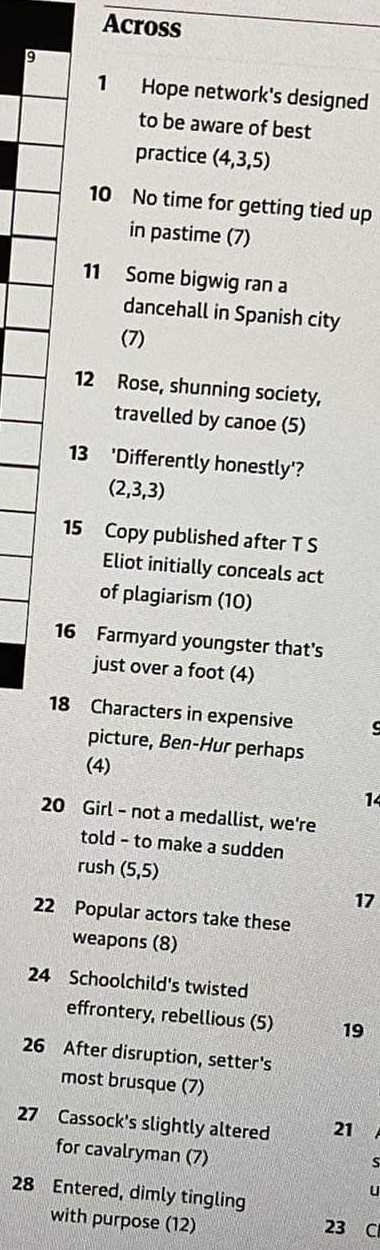
#> input picture cryptic_solver/image_processing/inputs/3across.jpeg, 380 x 1250 px
$ python -i text_recognition.py   (imports and definitions only)
#> lines starting #> are read from the running program, lines starting #| are printed output that depends on the picture; after the words box and inside, x2 and y2 are one past the last pixel; in counts of white or black regions, pixels touching at a corner belong together
import pytesseract
import cv2
import re
# import easyocr
# [2 lines not run here, left out]

# reader = easyocr.Reader(['en'])


def preprocess_original(image):
    image = get_grayscale(image)
    return image


def preprocess(image):
    gray = get_grayscale(image)
    blurred = remove_noise(gray)
    thresh = thresholding(blurred)

    image = thresh
    return image


# [297 lines left out: functions postprocess_text, postprocess_text_with_conf, make_text, read_text_multimodal, sufficiently_overlap, parse_ocr and 2 more, not called in this run]


def distance_transform(image):
    return cv2.distanceTransform(image, cv2.DIST_L2, 5)


def adaptive_thresholding(image):
    return cv2.adaptiveThreshold(image, 255, cv2.ADAPTIVE_THRESH_GAUSSIAN_C, cv2.THRESH_BINARY, 71, 6)


def thresholding(image):
    return cv2.threshold(image, 0, 255, cv2.THRESH_BINARY + cv2.THRESH_OTSU)[1]


def remove_noise(image):
    image = cv2.GaussianBlur(image, (5, 5), 0)
    return cv2.bilateralFilter(image, 9, 65, 75)


def get_grayscale(image):
    return cv2.cvtColor(image, cv2.COLOR_BGR2GRAY)


# [17 lines left out: function get_int, not called in this run]


# [5 lines not run here, left out]

>>> import cv2
>>> picture = cv2.imread('inputs/3across.jpeg')
#> picture is the input picture: shape (1250, 380, 3); mean B, G, R 186.4, 191.2, 192.7
>>> result = preprocess(picture)
#> in remove_noise, `image = cv2.GaussianBlur(image, (5, 5), 0)`:
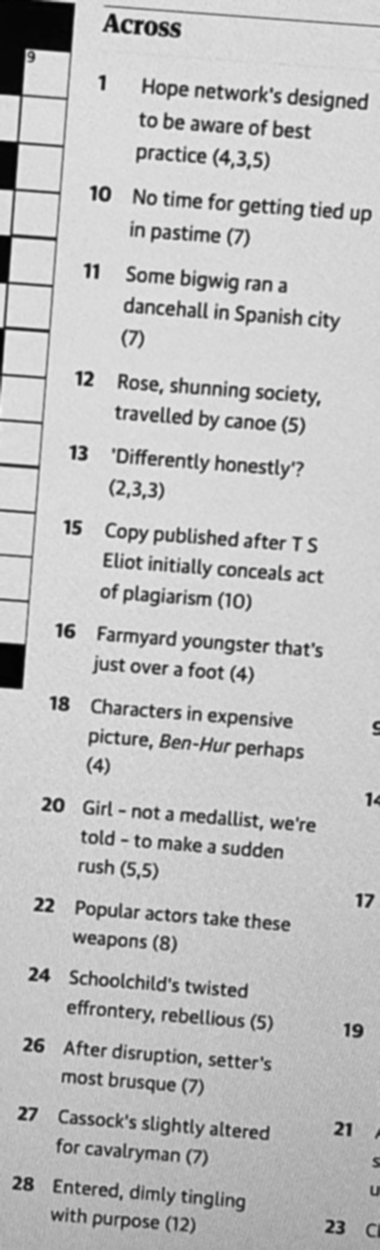
#> image: shape (1250, 380); min 1, max 243, mean 191.1
#> in remove_noise, `return cv2.bilateralFilter(image, 9, 65, 75)`:
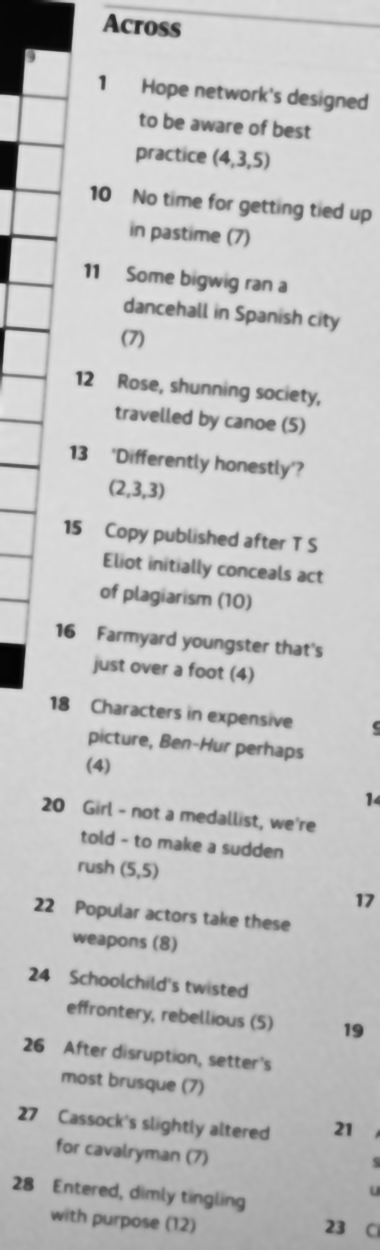
#> returned value: shape (1250, 380); min 3, max 230, mean 191.5
#> in thresholding, `return cv2.threshold(image, 0, 255, cv2.THRESH_BINARY + cv2.THRESH_OTS..`:
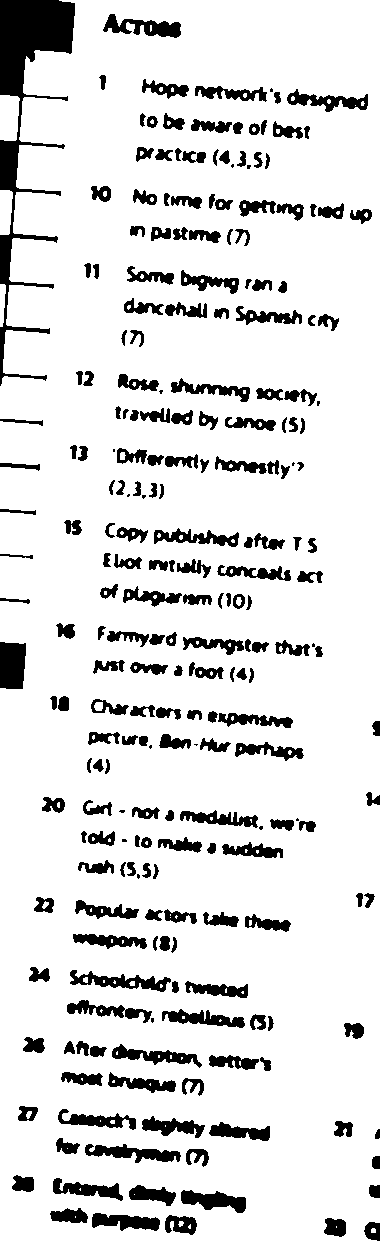
#> returned value: shape (1250, 380); 87.6% white; 240 black regions (18 under 20 px), largest, box (x1, y1, x2, y2) and area: (0, 0, 75, 386) 7947, (0, 642, 26, 689) 1129, (85, 1144, 181, 1163) 923

$ run again, on cryptic_solver/image_processing/inputs/3down.jpeg
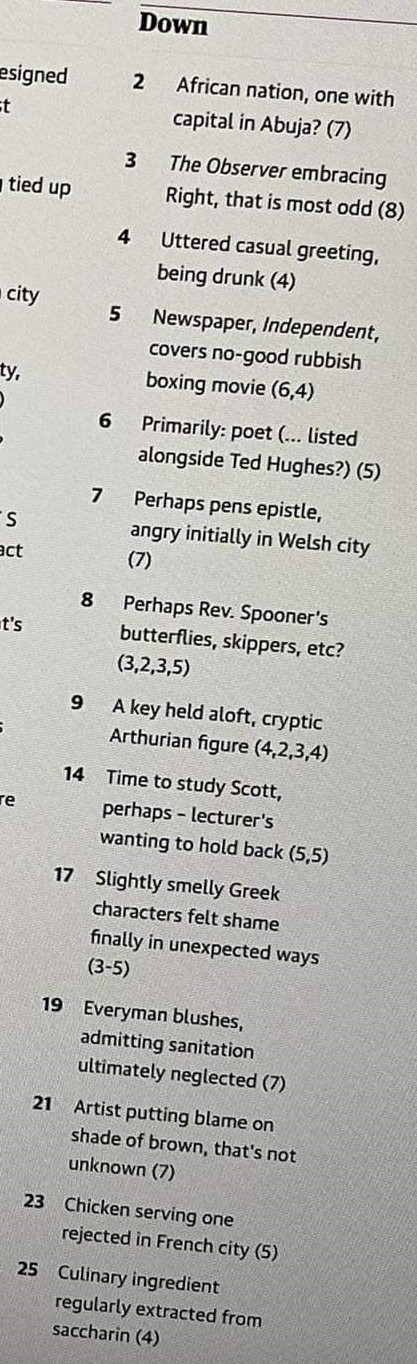
#> input picture cryptic_solver/image_processing/inputs/3down.jpeg, 417 x 1364 px
#> picture is the input picture: shape (1364, 417, 3); mean B, G, R 176.6, 181.5, 182.2
#> in remove_noise, `image = cv2.GaussianBlur(image, (5, 5), 0)`:
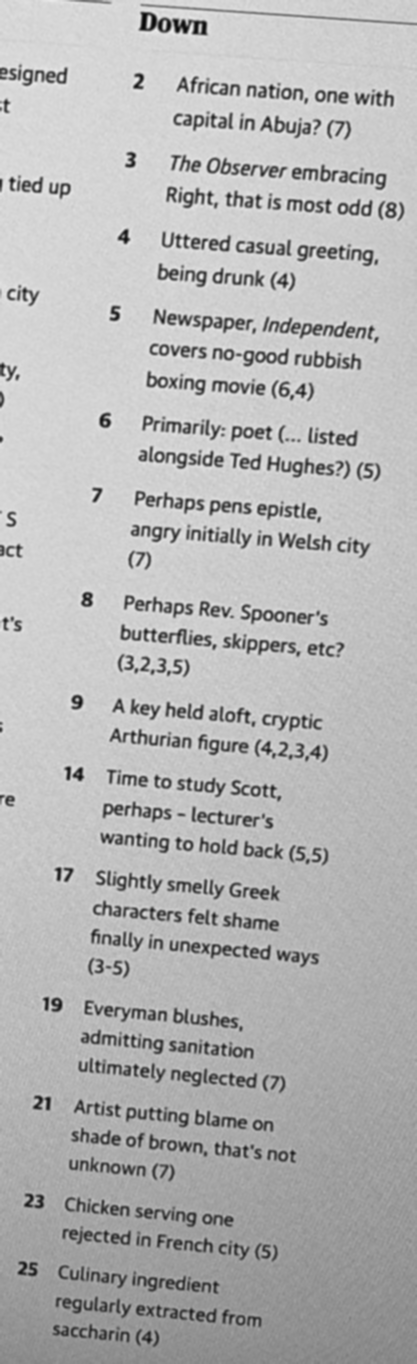
#> image: shape (1364, 417); min 8, max 239, mean 181.1
#> in thresholding, `return cv2.threshold(image, 0, 255, cv2.THRESH_BINARY + cv2.THRESH_OTS..`:
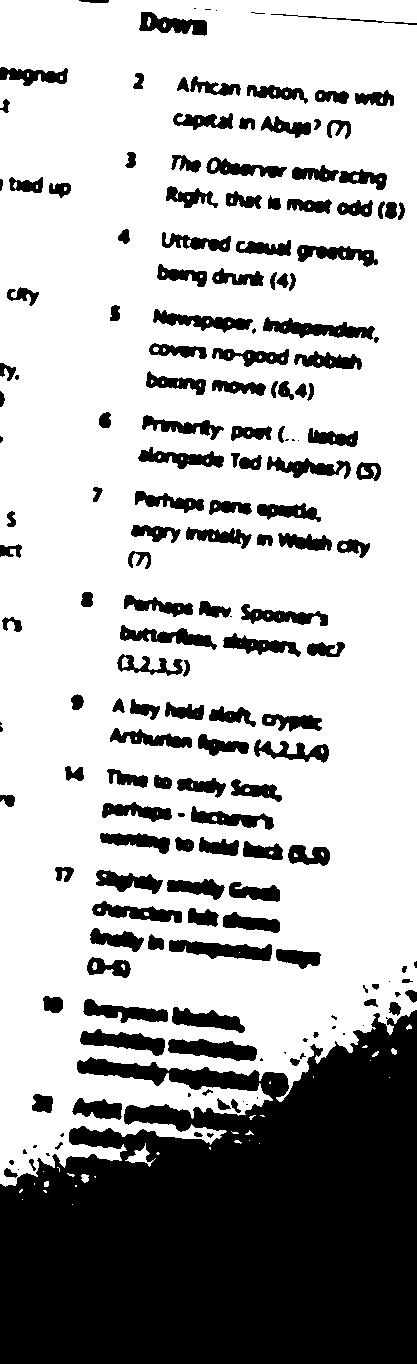
#> returned value: shape (1364, 417); 69.9% white; 183 black regions (34 under 20 px), largest, box (x1, y1, x2, y2) and area: (0, 1010, 417, 1364) 110833, (169, 940, 272, 961) 1288, (168, 1039, 257, 1061) 1286

$ run again, on cryptic_solver/image_processing/inputs/3grid.jpeg
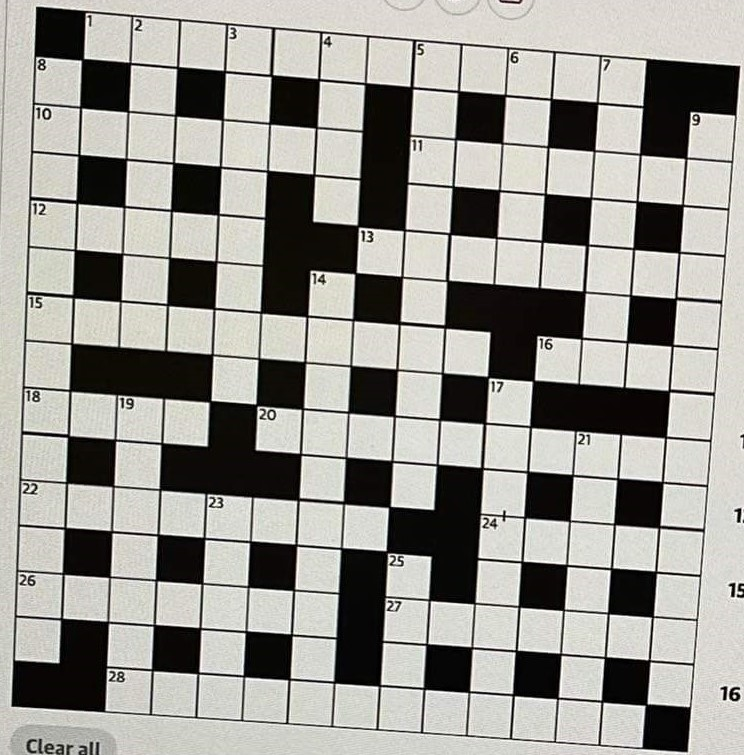
#> input picture cryptic_solver/image_processing/inputs/3grid.jpeg, 744 x 755 px
#> picture is the input picture: shape (755, 744, 3); mean B, G, R 147.7, 153.3, 154.7
#> in remove_noise, `image = cv2.GaussianBlur(image, (5, 5), 0)`:
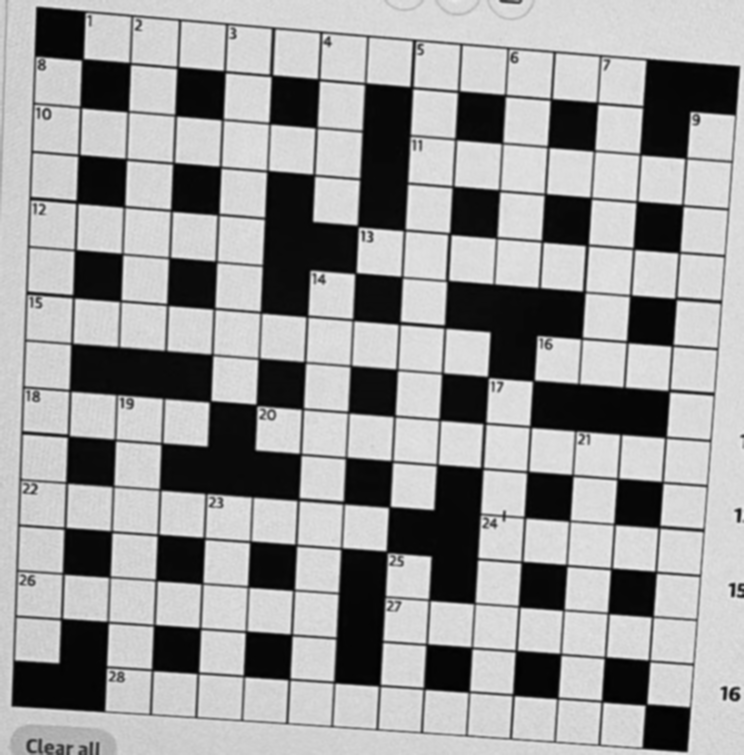
#> image: shape (755, 744); min 1, max 242, mean 153.1
#> in thresholding, `return cv2.threshold(image, 0, 255, cv2.THRESH_BINARY + cv2.THRESH_OTS..`:
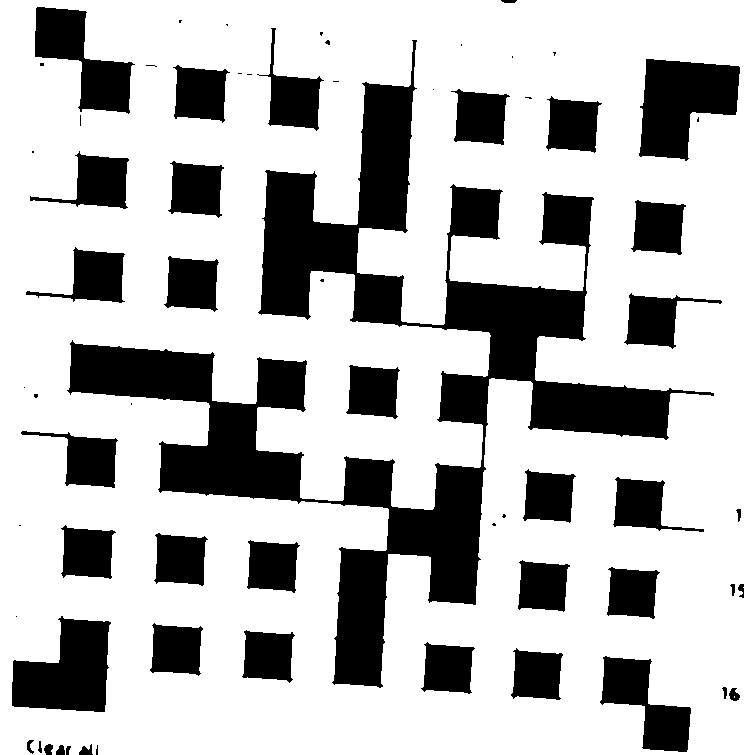
#> returned value: shape (755, 744); 72.6% white; 66 black regions (26 under 20 px), largest, box (x1, y1, x2, y2) and area: (67, 40, 714, 688) 76927, (639, 59, 740, 161) 6890, (12, 616, 111, 712) 6470
